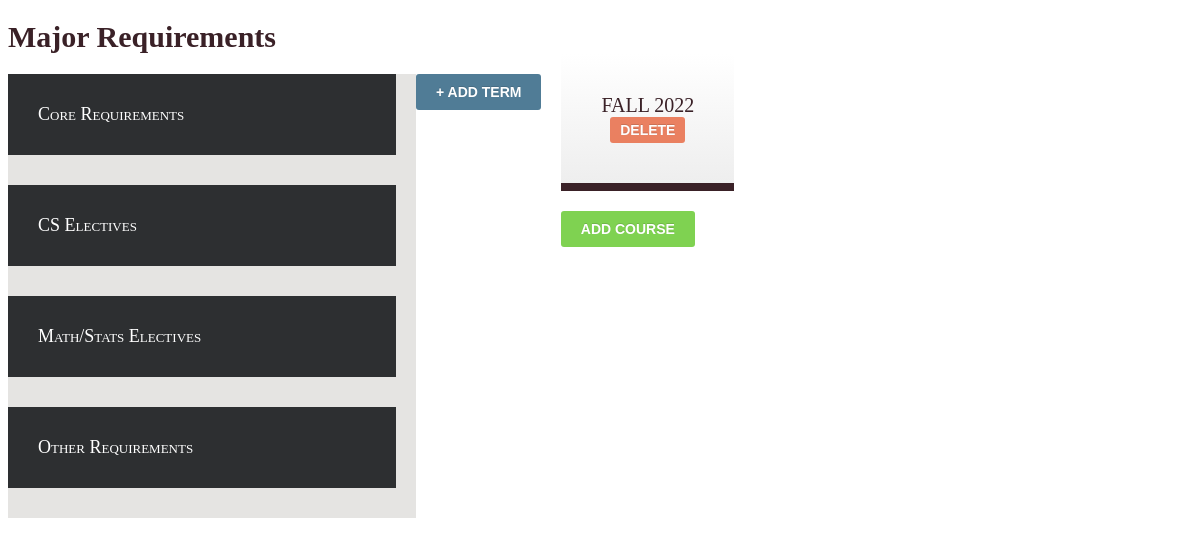
/, run on an earlier commit of the app's database.
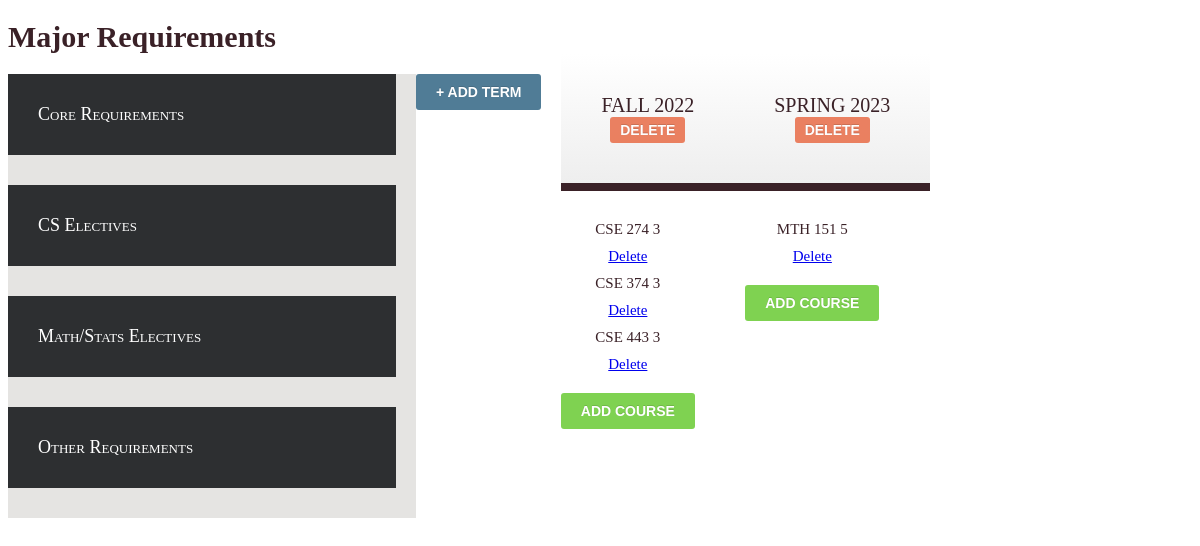
And on a later commit of the database.
### tables this page shows
CREATE TABLE Terms (
                    id INTEGER PRIMARY KEY AUTOINCREMENT,
                    term VARCHAR(255) NOT NULL,
                    year INTEGER
                    );

CREATE TABLE StudentCourses (
                    id INTEGER PRIMARY KEY AUTOINCREMENT,
                    termId INTEGER,
                    name VARCHAR(255) NOT NULL,
                    hours INTEGER
                    );

### server.py (the view)
@app.route('/')
def index():
    courses = []
    conn = db.connection()
    cursor = conn.cursor()
    course_cores = cs.CSE.core
    course_cs_electives = cs.CSE.cs_elective
    course_others = cs.CSE.other
    course_mthsta_electives = cs.CSE.mthsta_elective
    cursor = cursor.execute("SELECT id, term, year FROM Terms")
    terms = cursor.fetchall()
    cursor = cursor.execute("SELECT termId, name, hours FROM StudentCourses")
    student_courses = cursor.fetchall()
    conn.close()
    return render_template("index.html", course_cores=course_cores,
                                         course_cs_electives=course_cs_electives,
                                         course_mthsta_electives=course_mthsta_electives,
                                         course_others=course_others,
                                         terms=terms,
                                         student_courses=student_courses)

### db.py (called while the page is built)
def connection():
    try:
        conn = sqlite3.connect('planner.db')
    except sqlite3.error as e:
        print(e)
    return conn

### templates/index.html (shortened to what this page needs)
<!DOCTYPE html>
<html lang="en">
<head>
</head>
<body>
    <h1>Major Requirements</h1>
    <div id="flex-container">
        <div id="requirements">
            <div id="cores">
                <label for="touch-cores"><span class="requirement-header">Core Requirements</span></label>
            </div>
            <div id="cs-electives">
                <label for="touch-cs-electives"><span class="requirement-header"> CS Electives </span></label>
            </div>
            <div id="mthsta-electives">
                <label for="touch-mthsta-electives"><span class="requirement-header"> Math/Stats Electives
                    </span></label>
            </div>
            <div id="others">
                <label for="touch-other"><span class="requirement-header"> Other Requirements </span></label>
            </div>
        </div>
        <br>
        <div id="student-course">
            <div id="add-button">
                <a id="add-term">+ Add Term</a>
            </div>
            {% for term in terms %}
            <div id="term">
                <div class="student-header">{{ term[1] }} {{ term[2] }}
                    <br>
                    <a id="delete-term" href="/delete/term/{{ term[0] }}">Delete</a>
                </div>
                <ul>
                    {% for course in student_courses %}
                    {% if term[0] == course[0] %}
                    <li>{{ course[1] }} {{ course[2] }} </li>
                    <a href="/delete/course/{{ course[0] }}">Delete</a>
                    {% endif %}
                    {% endfor %}
                </ul>
                <a id="add-course">Add Course</a>
            </div>
            <br>
            {% endfor %}
        </div>
    </div>
</body>
</html>

### templates/index.html (style rules this page uses)
body { font-family: Cambria, Palatino, "Palatino Linotype", "Palatino LT STD", Georgia, serif; background: url(images/bgnoise_lg.png); font-weight: 400; font-size: 15px; color: #3a2127; overflow-y: scroll; }
#flex-container { display: flex; }
#requirements { display: flex; flex-direction: column; width: 50%; padding-right: 20px; background-color: #E5E4E2; }
.requirement-header { padding: 30px; background: #2d2f31; color: white; font-size: 1.2em; font-variant: small-caps; cursor: pointer; display: block; }
#student-course { display: flex; flex-direction: row; margin: 0 auto; text-align: center; width: 100%; zoom: 1; }
#student-course:before, #student-course:after { content: ""; display: table }
#student-course:after { clear: both }
#term .student-header { position: relative; font-size: 20px; font-weight: normal; text-transform: uppercase; padding: 40px; margin: -20px -20px 20px 20px; border-bottom: 8px solid; background-color: #eee; background-image: -moz-linear-gradient(#fff, #eee); background-image: -webkit-gradient(linear, left top, left bottom, from(#fff), to(#eee)); background-image: -webkit-linear-gradient(#fff, #eee); background-image: -o-linear-gradient(#fff, #eee); background-image: -ms-linear-gradient(#fff, #eee); background-image: linear-gradient(#fff, #eee); }
#term ul { margin: 20px 0; padding: 0; list-style: none; }
#term li { padding: 10px 0; }
#add-term { display: flex; padding: 10px 20px; color: #fff; font: bold 14px Arial, Helvetica; text-transform: uppercase; text-decoration: none; display: inline-block; background-color: #3d6e8b; -moz-border-radius: 3px; -webkit-border-radius: 3px; border-radius: 3px; text-shadow: 0 -1px 0 rgba(0, 0, 0, .15); opacity: .9; }
#delete-term { display: flex; padding: 5px 10px; color: #fff; font: bold 14px Arial, Helvetica; text-transform: uppercase; text-decoration: none; display: inline-block; background-color: #E97451; -moz-border-radius: 3px; -webkit-border-radius: 3px; border-radius: 3px; text-shadow: 0 -1px 0 rgba(0, 0, 0, .15); opacity: .9; }
#term #add-course { position: relative; padding: 10px 20px; color: #fff; font: bold 14px Arial, Helvetica; text-transform: uppercase; text-decoration: none; display: inline-block; background-color: #72ce3f; -moz-border-radius: 3px; -webkit-border-radius: 3px; border-radius: 3px; text-shadow: 0 -1px 0 rgba(0, 0, 0, .15); opacity: .9; }

What changed in the data, as far as the page shows it:
added StudentCourses: name "CSE 274", hours "3", shown under Terms "FALL"
added StudentCourses: name "CSE 374", hours "3", shown under Terms "FALL"
added StudentCourses: name "CSE 443", hours "3", shown under Terms "FALL"
added Terms: term "SPRING", year "2023"
added StudentCourses: name "MTH 151", hours "5", shown under "SPRING"
